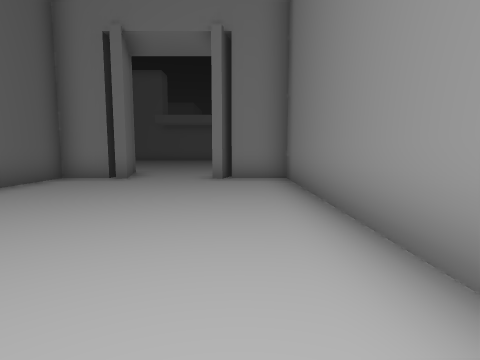
view 1 (above)

14 first-person views from a walk through a Unity game level. The camera is 1.5 m above the floor, tilts 6° down and sees 80° across. The floor is counted in squares, 2 m on a side. Each view is taken from the middle of a square. On the plan, view 1 faces up. The plan holds only what a view shows up to about 10 squares ahead; the rest is blank. The place goes on beyond the plan. The player is left out.

view 2
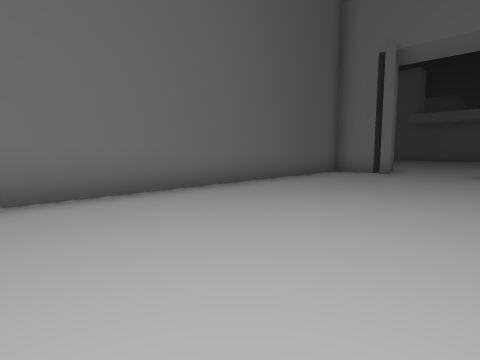

view 3
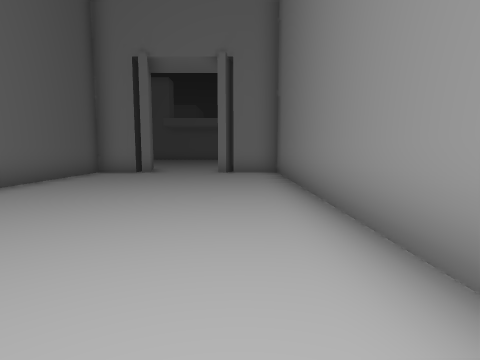

view 4
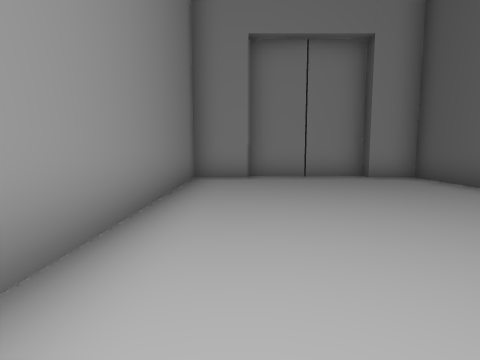

view 5
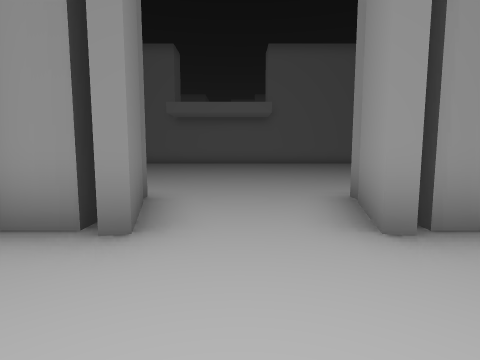

view 6
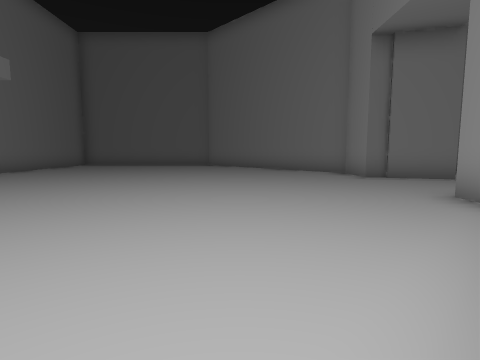

view 7
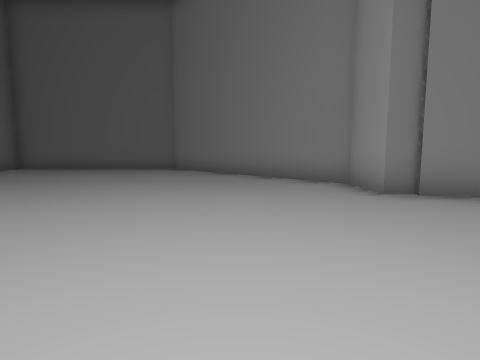

view 8
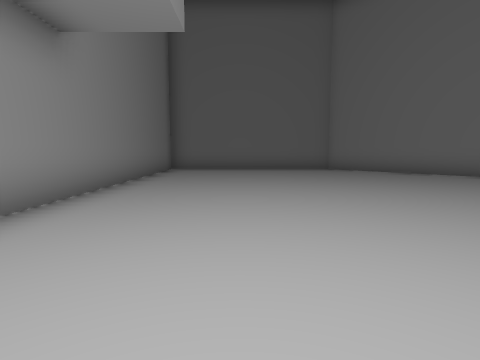

view 9
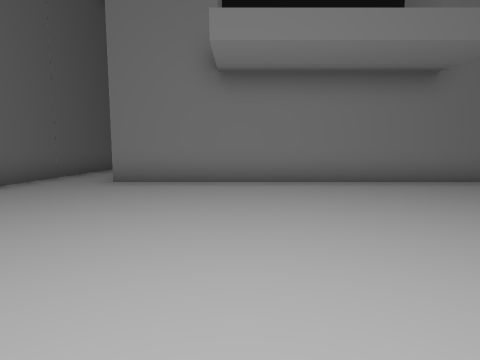

view 10
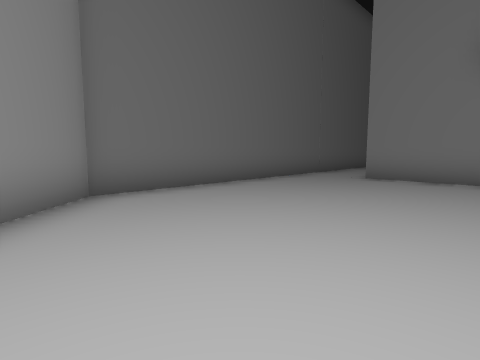

view 11
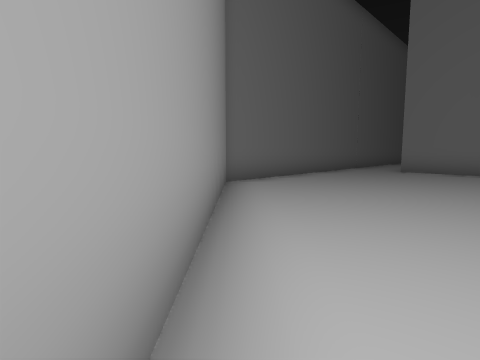

view 12
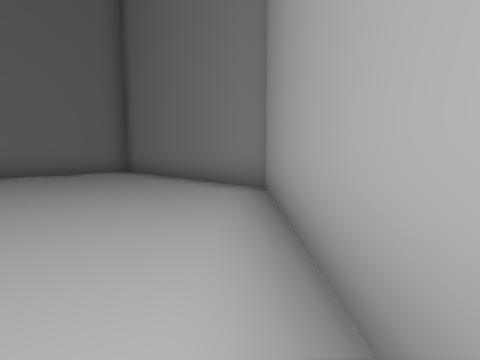

view 13
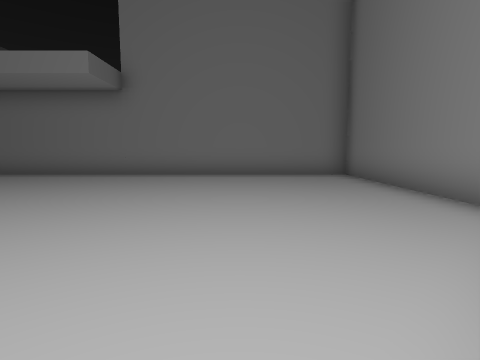

view 14
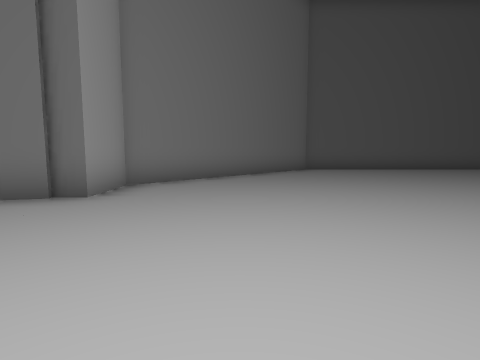

### Floor plan
Ten units are one square. View 1 is at (0, 0); x grows to the right and y downward. Boxes are objects, and circles mark ways between rooms. Rooms are numbered by the first view taken in them; rooms with no view inside come last. Other rooms are left out.
<svg viewBox="-105 -231 172 268">
<path fill="none" stroke="#000" d="M-7 -74 -3 -91M-2 -82 -5 -74M-2 27 13 27 13 -76 -2 -76M-35 -83 -35 -76 -47 -76 -47 27 -35 27M-2 -90 -2 -96M-19 30 -2 32M-34 -90 -30 -75M-35 32 -18 31M-2 -96 13 -96 62 -145 62 -207 -80 -207M-100 -226 -100 -145 -50 -96 -35 -96 -35 -90"/>
<circle cx="-15" cy="-85" r="3" fill="#2a7"/>
<text x="-10" y="-30">1</text>
<text x="-20" y="-160">2</text>
</svg>
Room 1 opens to room 2.

Where each view was taken, in squares from view 1:
view 1: 0 up, 0 right, facing up
view 2: 2 down, 0 right, facing up-left
view 3: 2 down, 0 right, facing up
view 4: 5 up, 0 right, facing down
view 5: 5 up, 2 left, facing up
view 6: 13 up, 8 left, facing right
view 7: 12 up, 5 left, facing right
view 8: 18 up, 5 left, facing right
view 9: 14 up, 5 left, facing up
view 10: 13 up, 5 left, facing up-left
view 11: 10 up, 5 left, facing up-left
view 12: 11 up, 2 right, facing up-right
view 13: 12 up, 3 right, facing up
view 14: 12 up, 1 right, facing left
